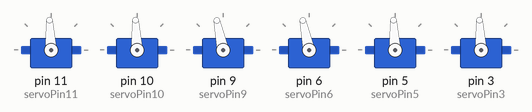
Recording of a sketch running on a simulated Arduino Uno, built with avr-gcc and run on an emulated ATmega328P. Parts: 6 × servo.

Above: at 10.05 s.
At 19.2 s:
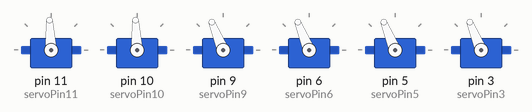
At 23.85 s:
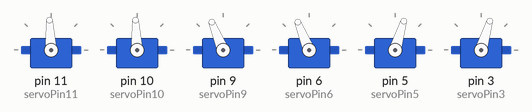
At 28.5 s:
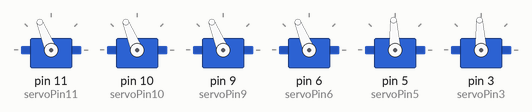
At 37.65 s:
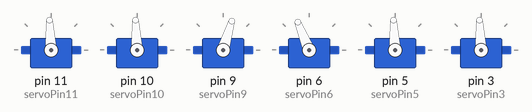
At 46.95 s:
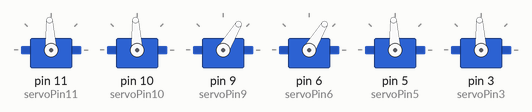
Timing chart, 0 to 58.1 s (numbered marks = the images above):
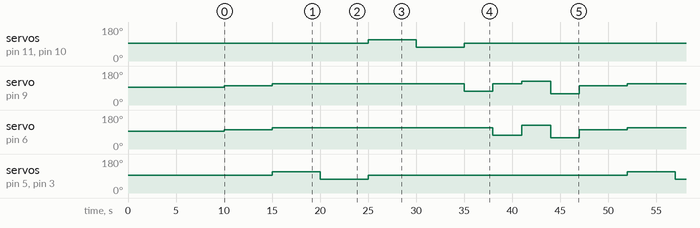

The sketch:

Thruster_Test.ino
```cpp
#include <Servo.h>

byte servoPin11 = 11;
byte servoPin10 = 10;
byte servoPin9 = 9;
byte servoPin6 = 6;
byte servoPin5 = 5;
byte servoPin3 = 3;
Servo servo1, servo2, servo3, servo4, servo5, servo6;

void setup() {
  servo1.attach(servoPin11);
  servo2.attach(servoPin10);
  servo3.attach(servoPin9);
  servo4.attach(servoPin6);
  servo5.attach(servoPin5);
  servo6.attach(servoPin3);

  servo1.writeMicroseconds(1500);
  servo2.writeMicroseconds(1500);
  servo3.writeMicroseconds(1500);
  servo4.writeMicroseconds(1500);
  servo5.writeMicroseconds(1500);
  servo6.writeMicroseconds(1500);

  delay(10000); // delay to allow the ESC to recognize the stopped signal
}

void loop() {

  // State 0: Stable
  servo1.writeMicroseconds(1500);
  servo2.writeMicroseconds(1500);
  servo3.writeMicroseconds(1600);
  servo4.writeMicroseconds(1600);
  servo5.writeMicroseconds(1500);
  servo6.writeMicroseconds(1500);
  delay(5000);

  //State 1: Forward
  servo1.writeMicroseconds(1500);
  servo2.writeMicroseconds(1500);
  servo3.writeMicroseconds(1700);
  servo4.writeMicroseconds(1700);
  servo5.writeMicroseconds(1700);
  servo6.writeMicroseconds(1700);
  delay(5000);

  // State 2: Reverse
  servo1.writeMicroseconds(1500);
  servo2.writeMicroseconds(1500);
  servo3.writeMicroseconds(1700);
  servo4.writeMicroseconds(1700);
  servo5.writeMicroseconds(1300);
  servo6.writeMicroseconds(1300);
  delay(5000);

  // State 3: Left
  servo1.writeMicroseconds(1700);
  servo2.writeMicroseconds(1700);
  servo3.writeMicroseconds(1700);
  servo4.writeMicroseconds(1700);
  servo5.writeMicroseconds(1500);
  servo6.writeMicroseconds(1500);
  delay(5000);

  // State 4: Right
  servo1.writeMicroseconds(1300);
  servo2.writeMicroseconds(1300);
  servo3.writeMicroseconds(1700);
  servo4.writeMicroseconds(1700);
  servo5.writeMicroseconds(1500);
  servo6.writeMicroseconds(1500);
  delay(5000);

  // State 5: Roll Left
  servo1.writeMicroseconds(1500);
  servo2.writeMicroseconds(1500);
  servo3.writeMicroseconds(1300);
  servo4.writeMicroseconds(1700);
  servo5.writeMicroseconds(1500);
  servo6.writeMicroseconds(1500);
  delay(3000);

  // State 6: Roll Right
  servo1.writeMicroseconds(1500);
  servo2.writeMicroseconds(1500);
  servo3.writeMicroseconds(1700);
  servo4.writeMicroseconds(1300);
  servo5.writeMicroseconds(1500);
  servo6.writeMicroseconds(1500);
  delay(3000);

  // State 7: Up
  servo1.writeMicroseconds(1500);
  servo2.writeMicroseconds(1500);
  servo3.writeMicroseconds(1850);
  servo4.writeMicroseconds(1850);
  servo5.writeMicroseconds(1500);
  servo6.writeMicroseconds(1500);
  delay(3000);

  // State 8: Down
  servo1.writeMicroseconds(1500);
  servo2.writeMicroseconds(1500);
  servo3.writeMicroseconds(1150);
  servo4.writeMicroseconds(1150);
  servo5.writeMicroseconds(1500);
  servo6.writeMicroseconds(1500);
  delay(3000);

}
```

Measured:
- by itself, servo on pin 9 (servoPin9): repeats every 37.0 s: 112° 20.0 s, 73° 3.0 s, 112° 3.0 s, 127° 3.0 s, 59° 3.0 s, 102° 5.0 s
- by itself, servo on pin 6 (servoPin6): repeats every 37.0 s: 112° 23.0 s, 73° 3.0 s, 127° 3.0 s, 59° 3.0 s, 102° 5.0 s
- by itself, servo on pin 11 (servoPin11), servo on pin 10 (servoPin10), servo on pin 5 (servoPin5), servo on pin 3 (servoPin3): repeats every 37.0 s: 73° 5.0 s, 93° 27.0 s, 112° 5.0 s
